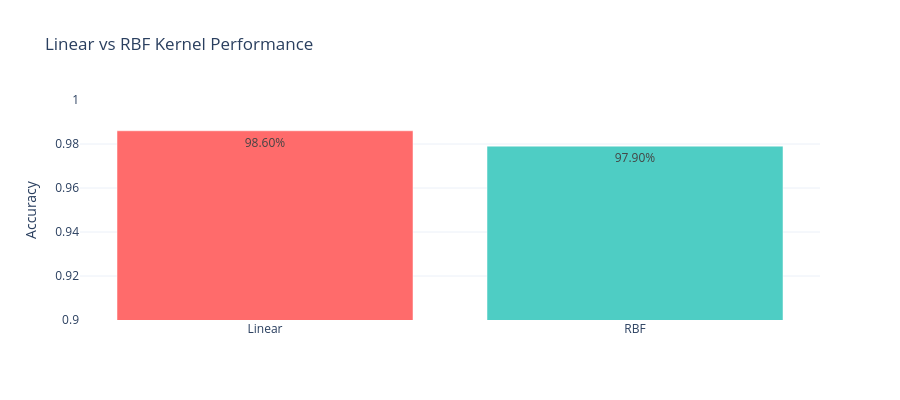

Here is the notebook cell this chart was saved with:
### Code cell
# Compare Linear vs RBF
comparison = pd.DataFrame({
    'Kernel': ['Linear', 'RBF'],
    'Accuracy': [accuracy_linear, accuracy_rbf],
    'Support Vectors': [
        svc_linear.support_vectors_.shape[0],
        svc_rbf.support_vectors_.shape[0]
    ]
})

fig = go.Figure()

fig.add_trace(go.Bar(
    name='Accuracy',
    x=comparison['Kernel'],
    y=comparison['Accuracy'],
    text=[f"{x:.2%}" for x in comparison['Accuracy']],
    textposition='auto',
    marker_color=['#FF6B6B', '#4ECDC4']
))

fig.update_layout(
    title='Linear vs RBF Kernel Performance',
    yaxis_title='Accuracy',
    yaxis_range=[0.9, 1.0],
    template='plotly_white',
    height=400
)

fig.show()

### Figure 1 — Plotly figure (JSON) as saved in the notebook; plotly's stock layout.template omitted (floating-point values rounded to 4 significant figures)
{"data": [{"marker": {"color": ["#FF6B6B", "#4ECDC4"]}, "name": "Accuracy", "text": ["98.60%", "97.90%"], "textposition": "auto", "type": "bar", "x": ["Linear", "RBF"], "y": [0.986, 0.979]}], "layout": {"height": 400, "title": {"text": "Linear vs RBF Kernel Performance"}, "yaxis": {"range": [0.9, 1], "title": {"text": "Accuracy"}}}}
